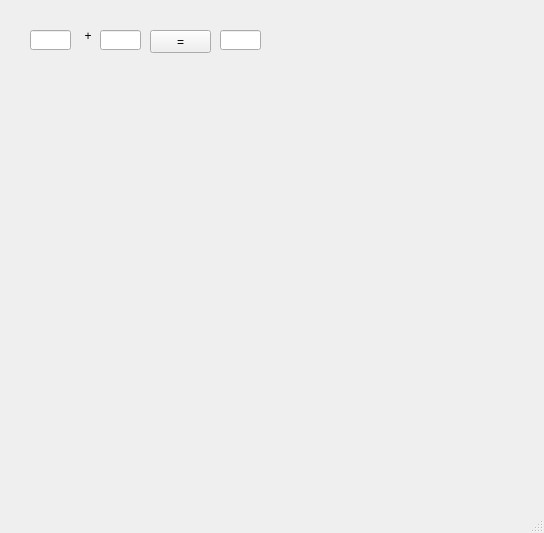
<?xml version="1.0" encoding="UTF-8"?>
<ui version="4.0">
 <class>MainWindow</class>
 <widget class="QMainWindow" name="MainWindow">
  <property name="geometry">
   <rect>
    <x>0</x>
    <y>0</y>
    <width>544</width>
    <height>533</height>
   </rect>
  </property>
  <property name="windowTitle">
   <string>MainWindow</string>
  </property>
  <widget class="QWidget" name="centralwidget">
   <widget class="QLineEdit" name="le1">
    <property name="geometry">
     <rect>
      <x>30</x>
      <y>30</y>
      <width>41</width>
      <height>20</height>
     </rect>
    </property>
   </widget>
   <widget class="QLineEdit" name="le2">
    <property name="geometry">
     <rect>
      <x>100</x>
      <y>30</y>
      <width>41</width>
      <height>20</height>
     </rect>
    </property>
   </widget>
   <widget class="QLineEdit" name="le3">
    <property name="geometry">
     <rect>
      <x>220</x>
      <y>30</y>
      <width>41</width>
      <height>20</height>
     </rect>
    </property>
   </widget>
   <widget class="QLabel" name="lbl">
    <property name="geometry">
     <rect>
      <x>60</x>
      <y>30</y>
      <width>56</width>
      <height>12</height>
     </rect>
    </property>
    <property name="layoutDirection">
     <enum>Qt::LeftToRight</enum>
    </property>
    <property name="text">
     <string>+</string>
    </property>
    <property name="alignment">
     <set>Qt::AlignCenter</set>
    </property>
   </widget>
   <widget class="QPushButton" name="pb">
    <property name="geometry">
     <rect>
      <x>150</x>
      <y>30</y>
      <width>61</width>
      <height>23</height>
     </rect>
    </property>
    <property name="text">
     <string>=</string>
    </property>
   </widget>
  </widget>
  <widget class="QMenuBar" name="menubar">
   <property name="geometry">
    <rect>
     <x>0</x>
     <y>0</y>
     <width>544</width>
     <height>21</height>
    </rect>
   </property>
  </widget>
  <widget class="QStatusBar" name="statusbar"/>
 </widget>
 <resources/>
 <connections/>
</ui>
